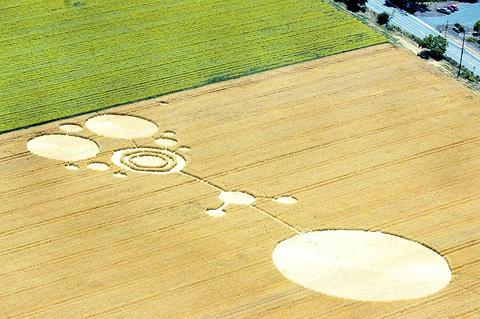
#> input picture crop1.jpg, 480 x 319 px, found by its file name
$ python test_warpImage.py
#> lines starting #> are read from the running program, lines starting #| are printed output that depends on the picture
### computeH.py
#!/usr/bin/python3

# Standard Libraries
import argparse
import os
import sys
from tqdm import tqdm

# Type Hint Libraries
from typing import Optional, Tuple, Union, TypeVar, List
import numpy.typing as npt
import matplotlib.figure

# Math Libraries
import numpy as np
from scipy.ndimage.filters import convolve

# Plot Libraries
import matplotlib.pyplot as plt
from matplotlib.backend_bases import MouseButton

# Machine Learning Libraries
from sklearn.cluster import KMeans
from sklearn.utils import shuffle

# Image Libraries
import cv2

import skimage as ski
from skimage import io
from skimage.color import rgb2gray
from skimage.color import rgb2hsv
from skimage.color import hsv2rgb

# Functions Import
# None

####################
# Helper Functions #
####################

# Methods to scale coordinates

def scale_down(arr):
    """
    Assumes a numpy array with coordinates from corresponding points with shape 2xP
    Returns the coordinates scaled to a range between 0 and 2
    """

    scaled_arr = np.zeros_like(arr,dtype=np.double)

    rmin = np.min(arr) # denotes the minimum of the range of your measurement
    rmax = np.max(arr) # denotes the maximum of the range of your measurement

    tmin = 0 # denotes the minimum of the range of your desired target scaling
    tmax = 2 # denotes the maximum of the range of your desired target scaling

    for i in range(scaled_arr.shape[1]):
        coord = arr[:,i]
        x_scaled = ((coord[0]-rmin)/(rmax-rmin))*(tmax-tmin) + tmin
        y_scaled = ((coord[1]-rmin)/(rmax-rmin))*(tmax-tmin) + tmin
        scaled_arr[:,i] = np.array([x_scaled,y_scaled])

    return scaled_arr, rmin, rmax

# [64 lines left out: functions scale_back, to_homogeneous, from_homogeneous, homogeneous_transform_coord, not called in this run]

#################################################
# Main function or Major function of the module #
#################################################

def computeH(t1: npt.NDArray, t2: npt.NDArray)-> npt.NDArray:
    """
    Takes a set of corresponding image points t1, t2 (both t1 and t2 should be 2xN matrices) and computes the associated 3 x 3 homography matrix H. The client should
    provide a list of P ≥ 4 pairs of corresponding points from the two views, where each point is specified with its own 2d image coordinates.

    Input:
        t1, a numpy array with dimension 2xP with coordinates for corresponding points from image view A, P should be greater than 3. Top row are x coordinates, bottom row are y coordinates
        t2, a numpy array with dimension 2xP with coordinates for corresponding points from image view B, P should be greater than 3. Top row are x coordinates, bottom row are y coordinates

    Output:
        homography_matrix, the 3x3 homography matrix H associated with the two list of corresponding points

    Parameters
    ----------
    t1 : np.ndarray [shape=(2,P)]
    t2 : np.ndarray [shape=(2,P)]

    P > 3

    Returns
    -------
    homography_matrix: np.ndarray [shape=(3,3)]

    Throws
    ------
    Raises:AssertionError, if the dimensions of either t1 or t2 are not equal
    Raises:AssertionError, if the number of rows of either t1 or t2 are greater than 2
    Raises:AssertionError, if the number of columns of either t1 or t2 are not greater than 4

    Examples
    --------
    >>>
    >>>
    """
    assert t1.shape == t2.shape, 'The nuber of corresponding points in t1 must be equal to the number of corresponding points in t2.'
    assert (t1.shape[0]==2) and (t2.shape[0]==2), 'The expected dimensions in both t1 and t2 are 2, x on the top row and y in the bottom row. The client provided more than 2D'
    assert (t1.shape[1]>3) and (t2.shape[1]>3), 'The number of corresponding pairs of coordinates must be equal or greater than 4.'

    P = t1.shape[1] # Number of identified corresponding points
    N = P*2 # Number of rows for L matrix

    # Creating the first pair of rows for L

    x_coord_view_A = t1[0,0]
    y_coord_view_A = t1[1,0]
    x_coord_view_B = t2[0,0]
    y_coord_view_B = t2[1,0]

    L = np.array([
    [x_coord_view_A, y_coord_view_A, 1, 0, 0, 0, -1*x_coord_view_B*x_coord_view_A, -1*x_coord_view_B*y_coord_view_A, -1*x_coord_view_B],
    [0, 0, 0, x_coord_view_A, y_coord_view_A, 1, -1*y_coord_view_B*x_coord_view_A, -1*y_coord_view_B*y_coord_view_A, -1*y_coord_view_B]
    ])

    # Filling the rest of the pairs of rows for L

    for i in range(1,P):

        x_coord_view_A = t1[0,i]
        y_coord_view_A = t1[1,i]
        x_coord_view_B = t2[0,i]
        y_coord_view_B = t2[1,i]

        rows = np.array([
        [x_coord_view_A, y_coord_view_A, 1, 0, 0, 0, -1*x_coord_view_B*x_coord_view_A, -1*x_coord_view_B*y_coord_view_A, -1*x_coord_view_B],
        [0, 0, 0, x_coord_view_A, y_coord_view_A, 1, -1*y_coord_view_B*x_coord_view_A, -1*y_coord_view_B*y_coord_view_A, -1*y_coord_view_B]
        ])

        L = np.vstack((L,rows))

    # Method as proposed in class

    L_transposed = np.transpose(L)

    LtL = np.matmul(L_transposed, L)

    eigenvalues, eigenvectors = np.linalg.eig(LtL)

    min_eigenval_position = np.argmin(eigenvalues)

    homography_matrix = eigenvectors[:,min_eigenval_position]

    # SVD method, not used (commented out) but documented

    U, S, V = np.linalg.svd(L)  # When compute_uv is True, the result include:
                                # - Vector(s) with the singular values, within each vector sorted in descending order.
                                #   We are interested in the smallest singular value.
                                # - Vh are unitary. The rows of Vh are the eigenvectors of L'L and the columns of U
                                #   are the eigenvectors of LL'. So we are interested in the last row of Vh
                                # source: https://numpy.org/doc/stable/reference/generated/numpy.linalg.svd.html

    homography_matrix_svd = V[-1,:]
    homography_matrix_svd = homography_matrix_svd/homography_matrix_svd[-1]

    return homography_matrix.reshape((3,3)), homography_matrix_svd.reshape((3,3))


### warpImage.py
#!/usr/bin/python3

# Standard Libraries
import argparse
import os
import sys
from tqdm import tqdm

# Type Hint Libraries
from typing import Optional, Tuple, Union, TypeVar, List
import numpy.typing as npt
import matplotlib.figure

# Math Libraries
import numpy as np
from scipy.ndimage.filters import convolve

# Plot Libraries
import matplotlib.pyplot as plt
from matplotlib.backend_bases import MouseButton

# Machine Learning Libraries
from sklearn.cluster import KMeans
from sklearn.utils import shuffle

# Image Libraries
import cv2

import skimage as ski
from skimage import io
from skimage.color import rgb2gray
from skimage.color import rgb2hsv
from skimage.color import hsv2rgb

# Functions Import
# Functions Import
from computeH import scale_down
from computeH import scale_back
from computeH import to_homogeneous
from computeH import from_homogeneous
from computeH import homogeneous_transform_coord
from computeH import computeH

####################
# Helper Functions #
####################

def pre_process_correspondences(t1: npt.NDArray, t2: npt.NDArray)->Tuple[npt.NDArray,np.double,np.double,np.double,np.double]:
    """
    Assumes two arrays of 2xP with correspondence points.
    Returns the homography matrix and the parameters to scale back the points once the estimated destinations points are
    calculated using homography.
    """
    # Scaling correspondence points
    t1_scaled, t1_min, t1_max = scale_down(t1)
    t2_scaled, t2_min, t2_max = scale_down(t2)

    # Computing H
    h = computeH(t1_scaled,t2_scaled)
    H = h.reshape((3,3))

    return H, t1_min, t1_max, t2_min, t2_max

# [209 lines left out: functions calculate_inverse_frame, inverse_warping, warpImage, not called in this run]

### test_warpImage.py
#!/usr/bin/python3

# Standard Libraries
import argparse
import os
import sys
from tqdm import tqdm

# Type Hint Libraries
from typing import Optional, Tuple, Union, TypeVar, List
import numpy.typing as npt
import matplotlib.figure

# Math Libraries
import numpy as np
from scipy.ndimage.filters import convolve

# Plot Libraries
import matplotlib.pyplot as plt
from matplotlib.backend_bases import MouseButton

# Machine Learning Libraries
from sklearn.cluster import KMeans
from sklearn.utils import shuffle

# Image Libraries
import cv2

import skimage as ski
from skimage import io
from skimage.color import rgb2gray
from skimage.color import rgb2hsv
from skimage.color import hsv2rgb

# Functions Import
from computeH import scale_down
from computeH import scale_back
from computeH import to_homogeneous
from computeH import from_homogeneous
from computeH import homogeneous_transform_coord
from computeH import computeH

from warpImage import pre_process_correspondences
from warpImage import calculate_inverse_frame
from warpImage import inverse_warping
from warpImage import warpImage

def main(img_view1,img_view2,correspond_points_in_A,correspond_points_in_B):
    """
    Assumes a relative path of two views of the same image (including the .jpg expension) and the path of a numpy array with coordinates of corresponding points (inludes .npy)
    Returns a matplotlib figure that displays the image view B with the provided corresponding points and the same image with the corresponding points estimated
    using homography matrix

    Note: This prototype main function is meant to run a rapid test of the warpImage function from question 3. Thereby, values are hardwired.
    """
#> called with img_view1 = 0, img_view2 = 0, correspond_points_in_A = 0, correspond_points_in_B = 0

    # Loading images provided in assignment

    CROP1 = '..\\Zambrano_Ricardo_ASN4_py\\crop1.jpg'
    CROP2 = '..\\Zambrano_Ricardo_ASN4_py\\crop2.jpg'

    img_raw = io.imread(CROP1)
#> img_raw is the input picture: shape (319, 480, 3); mean R, G, B 203.1, 193, 120.8
    crop1 = img_raw.copy()
    img_raw = io.imread(CROP2)
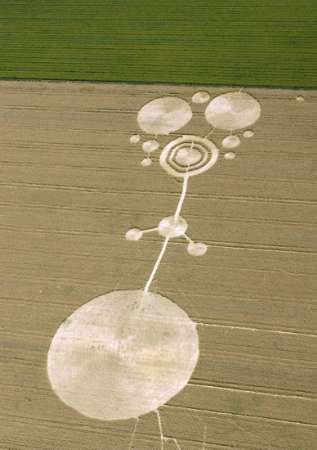
#> input picture crop2.jpg, 317 x 450 px, found by its file name
#> img_raw is the input picture: shape (450, 317, 3); mean R, G, B 150.1, 138.3, 96.1
    crop2 = img_raw.copy()

    # Loading correspondent points provided in the assignment

    cc1 = np.load('..\\Zambrano_Ricardo_ASN4_py\\cc1.npy')
#> (reads cc1.npy from the repository)
    cc2 = np.load('..\\Zambrano_Ricardo_ASN4_py\\cc2.npy')
#> (reads cc2.npy from the repository)

    # Showing original image view A

    plt.figure()

    plt.imshow(crop1)
    plt.title("Original Input Image")

    plt.scatter(cc1[:,0],cc1[:,1])

    #plt.show() # Keep this line commented out to show both images at once

    # Showing original image view B

    plt.figure()

    plt.imshow(crop2)
    plt.title("Original Reference Image")

    plt.scatter(cc2[:,0],cc2[:,1])

    plt.show()
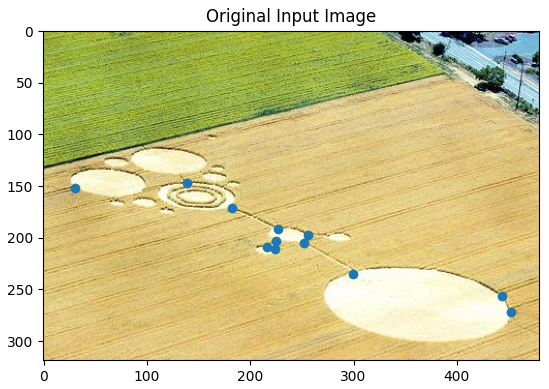
#> figure drawn by matplotlib, 1 panel
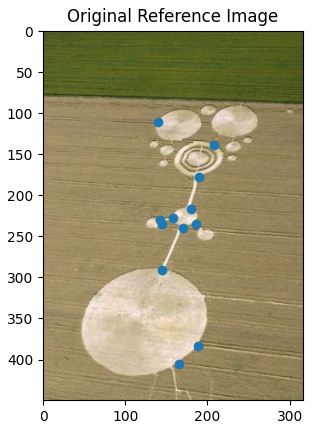
#> figure drawn by matplotlib, 1 panel

    print('Test start...')

    # Test begins by transposing points

    cc1_t = np.transpose(cc1)
    cc2_t = np.transpose(cc2)

    # Calculates H and collects minimum and maximum values of each image

    H, r1_min, r1_max, r2_min, r2_max = pre_process_correspondences(cc1_t,cc2_t)

    # Estimating warped image
    warped_img_view_B, mosaic_A_B = warpImage(crop1,crop2,H,r1_min,r1_max)

    # Final step displaying the original reference image and the inverse warp of said reference image

    fig = plt.figure()

    rows = 1
    columns = 3

    # Plot 1
    fig.add_subplot(rows, columns, 1)

    # showing image
    plt.imshow(crop2)
    # plt.axis('off')
    plt.title("Original Reference Image")

    plt.scatter(cc2_t[0,:],cc2_t[1,:])

    # Plot 2
    fig.add_subplot(rows, columns, 2)

    # showing image
    plt.imshow(crop1)
    # plt.axis('off')
    plt.title("Original Input Image - Destination Frame") # <- Destination frame for reference because the requirement to do an inverse warp

    plt.scatter(cc1_t[0,:],cc1_t[1,:])

    # Plot 3
    fig.add_subplot(rows, columns, 3)

    # showing image
    plt.imshow(warped_img_view_B)
    plt.title("Warped Image")

    plt.show()

    # Displaying the merged image

    plt.imshow(mosaic_A_B)
    plt.title("Merged Original Input and Warped Images")
    plt.show()

    return 0

if __name__ == "__main__":
#> (the run stopped early here; a loop or call above may not have finished)
